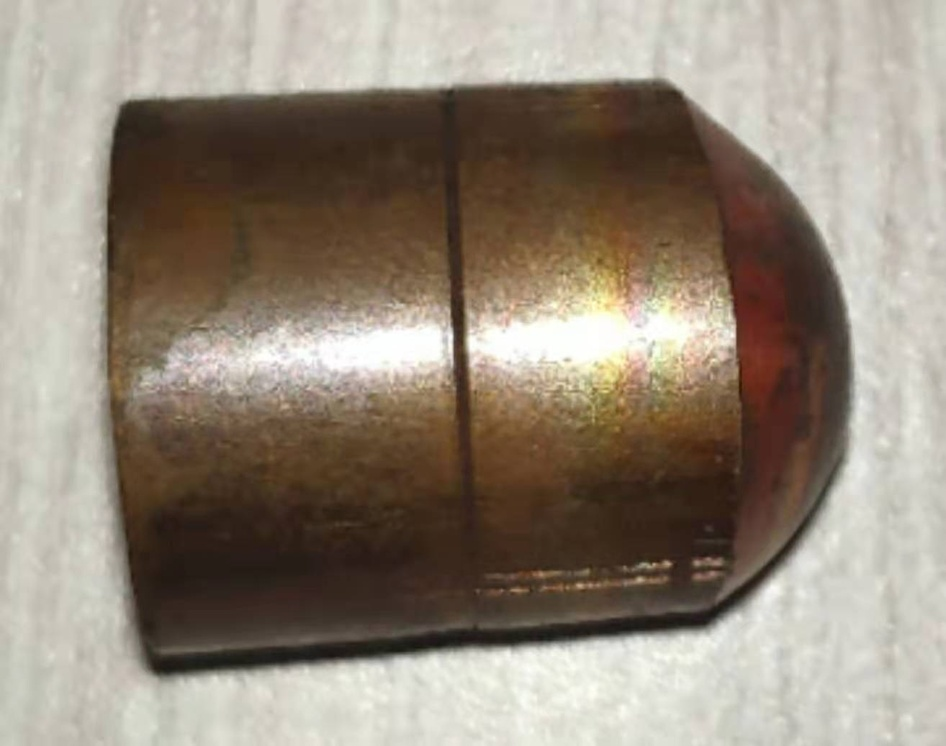
#> input picture PycharmProjects/paper/0019.jpg, 946 x 746 px, shrunk from 1314 x 1037 before the run, found by its file name
$ jupyter execute Untitled1.ipynb   (shell and % lines are left out)
#> lines starting #> are read from the running program, lines starting #| are printed output that depends on the picture; after the words box and inside, x2 and y2 are one past the last pixel; in counts of white or black regions, pixels touching at a corner belong together
[cell 1]
import cv2
import matplotlib.pyplot as plt
import numpy as np

img=cv2.imread(r'C:\Users\17180\Desktop\0019.jpg')
#> img is the input picture: shape (746, 946, 3); mean B, G, R 122.2, 136.4, 147.9
v1=cv2.Canny(img,80,150)
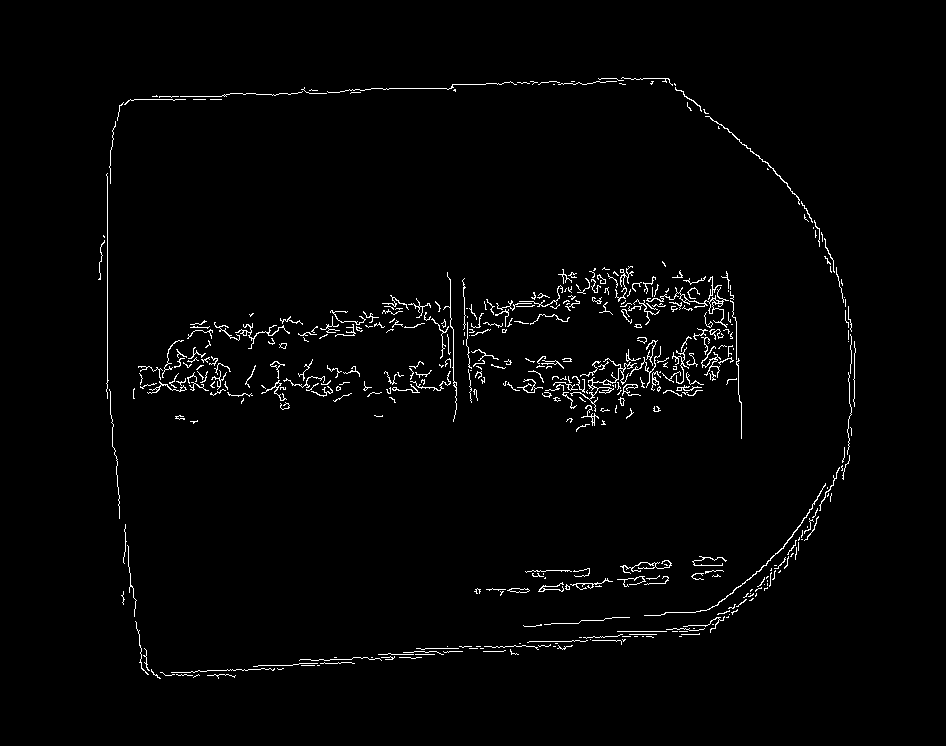
#> v1: shape (746, 946); 1.8% white in thin lines or dots, all inside (x1, y1, x2, y2) = (98, 77, 856, 679)
v2=cv2.Canny(img,50,100)
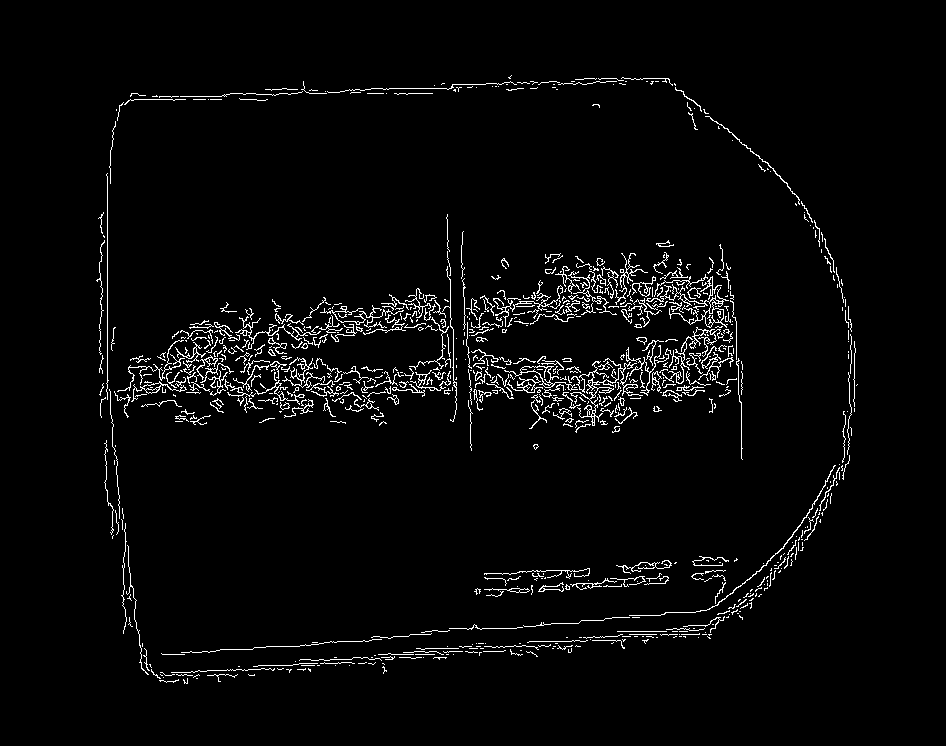
#> v2: shape (746, 946); 3.1% white in thin lines or dots, all inside (x1, y1, x2, y2) = (96, 75, 858, 684)
res=np.hstack((v1,v2))
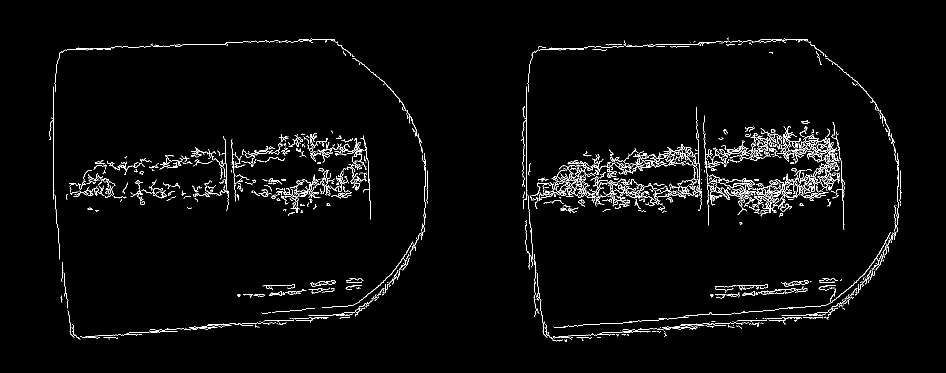
#> res: shape (746, 1892) (shown at 1/2 size); 2.5% white in thin lines or dots, all inside (x1, y1, x2, y2) = (98, 75, 1804, 684)
cv2.imshow('res',res)
cv2.waitKey(0)
cv2.destroyAllWindows()

$ run again, with PycharmProjects/paper/00188.jpg copied over PycharmProjects/paper/0019.jpg
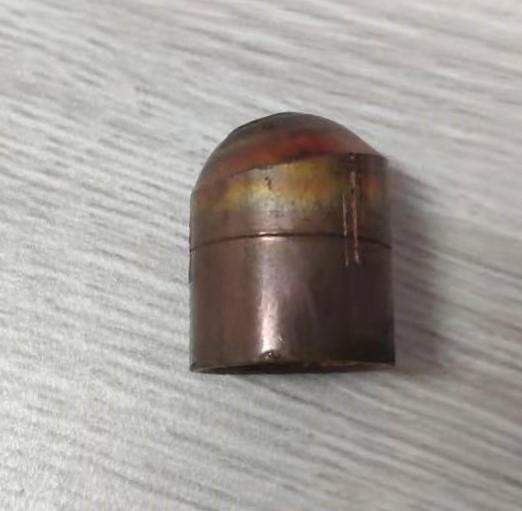
#> input picture PycharmProjects/paper/00188.jpg, 522 x 511 px, found by its file name
#> img is the input picture: shape (511, 522, 3); mean B, G, R 154.8, 159.2, 164.3
#> `v1=cv2.Canny(img,80,150)`:
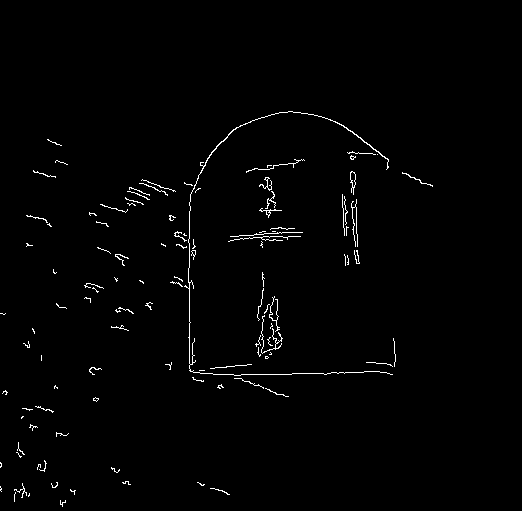
#> v1: shape (511, 522); 1.2% white in thin lines or dots, all inside (x1, y1, x2, y2) = (0, 111, 433, 507)
#> v2: shape (511, 522); 5.7% white in thin lines or dots
#> `res=np.hstack((v1,v2))`:
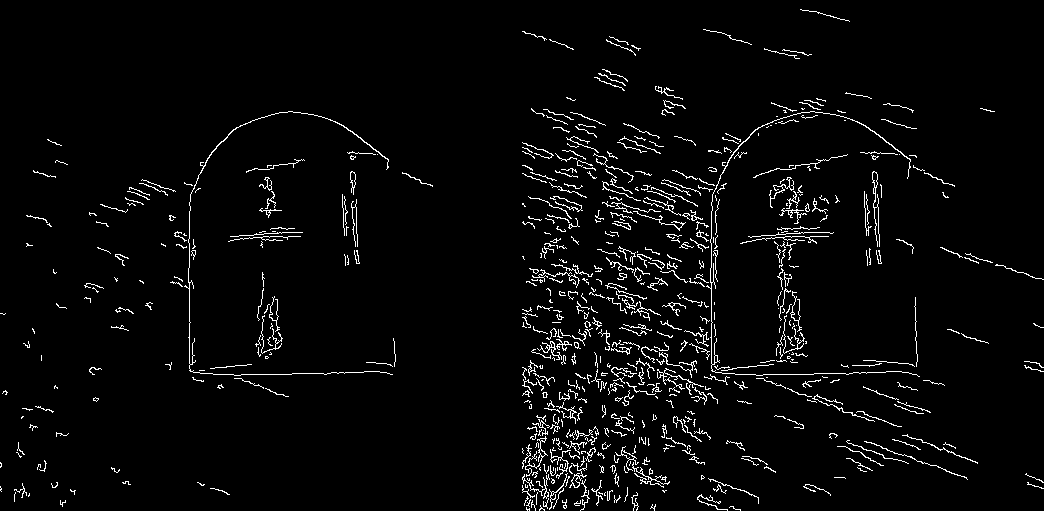
#> res: shape (511, 1044); 3.5% white in thin lines or dots

$ run again, with PycharmProjects/paper/00231.jpg copied over PycharmProjects/paper/0019.jpg
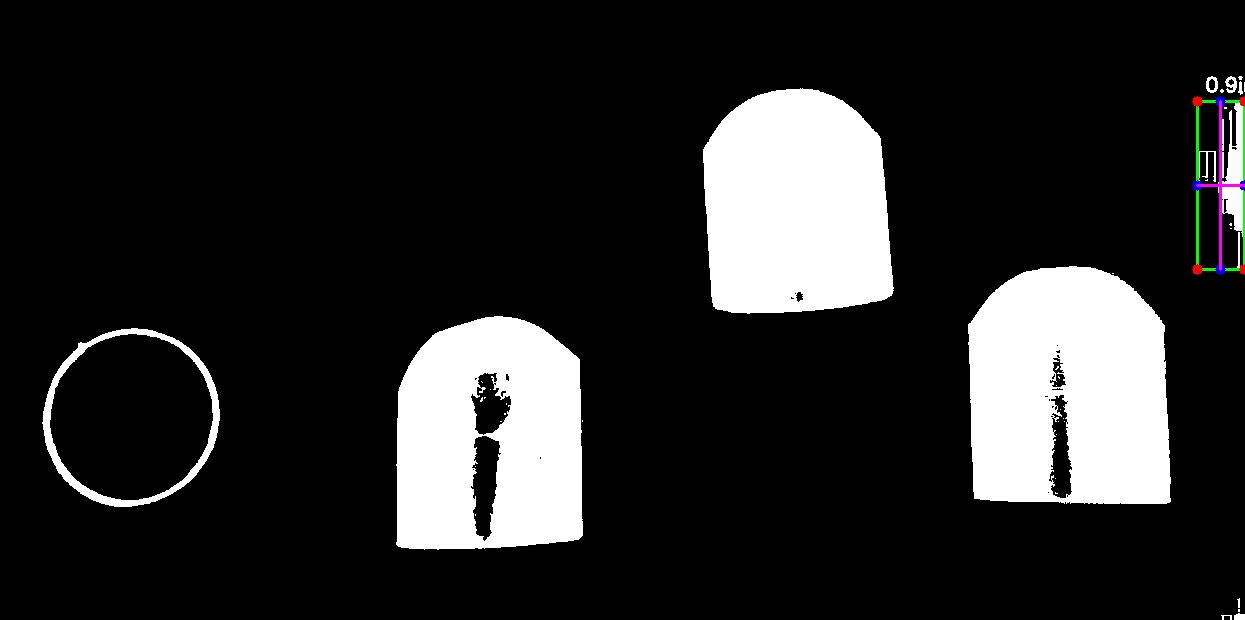
#> input picture PycharmProjects/paper/00231.jpg, 1245 x 620 px, found by its file name
#> img is the input picture: shape (620, 1245, 3); mean B, G, R 40, 40, 40
#> `v1=cv2.Canny(img,80,150)`:
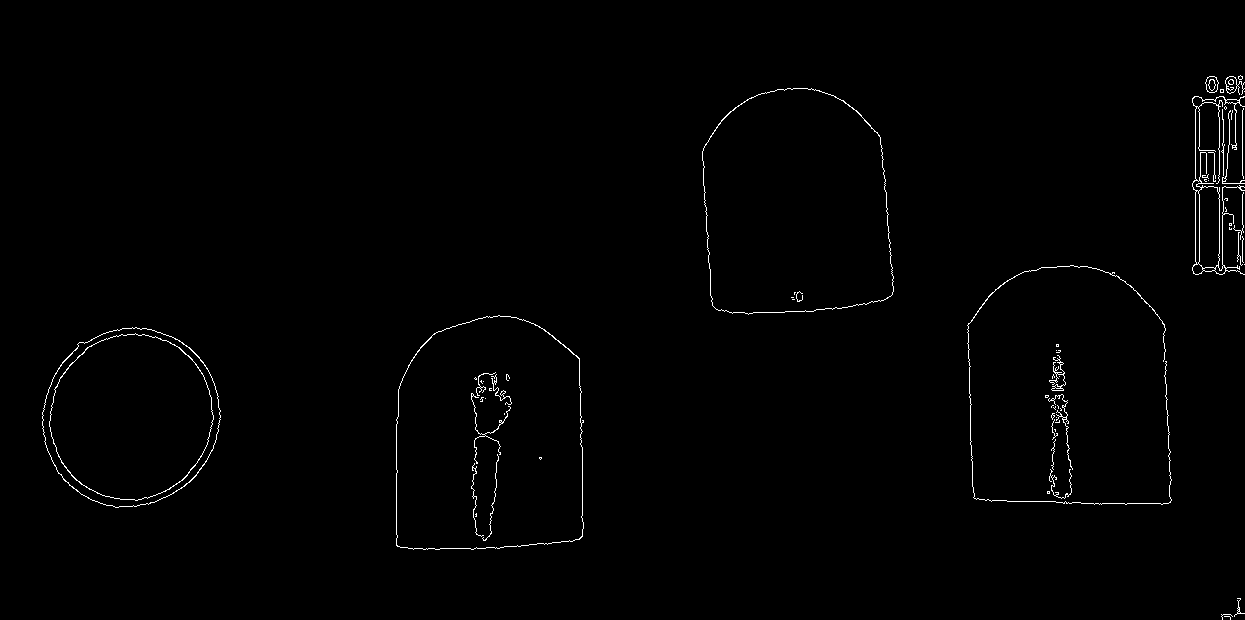
#> v1: shape (620, 1245); 0.83% white in thin lines or dots, all inside (x1, y1, x2, y2) = (42, 75, 1245, 620)
#> `res=np.hstack((v1,v2))`:
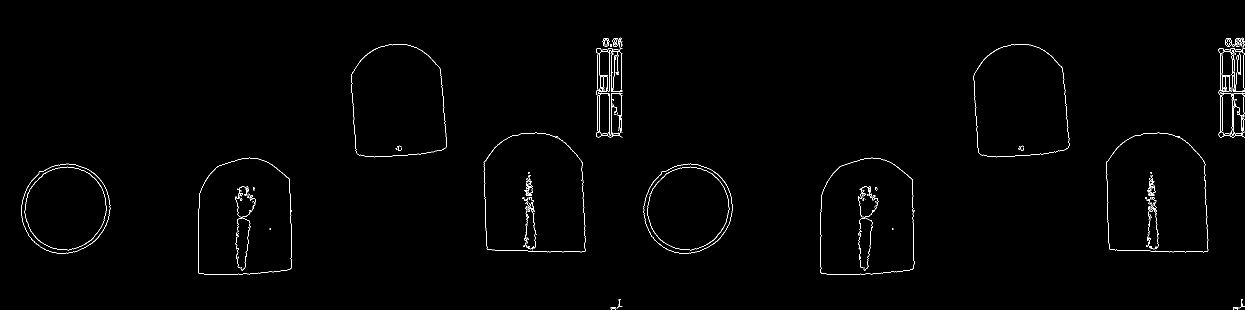
#> res: shape (620, 2490) (shown at 1/2 size); 0.83% white in thin lines or dots, all inside (x1, y1, x2, y2) = (42, 75, 2490, 620)
